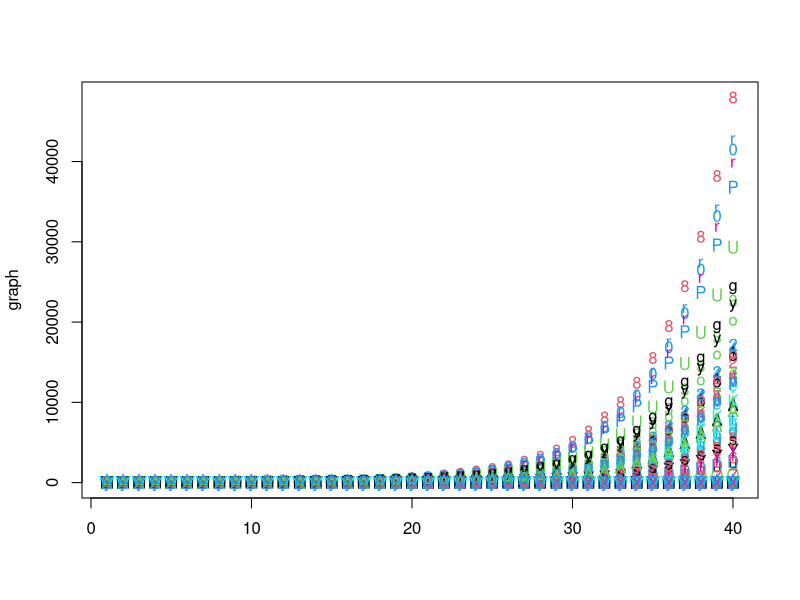
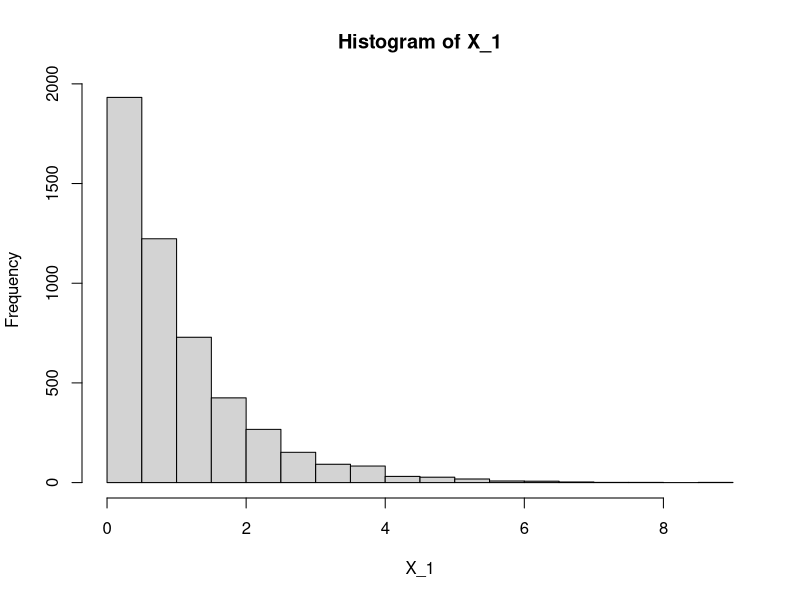
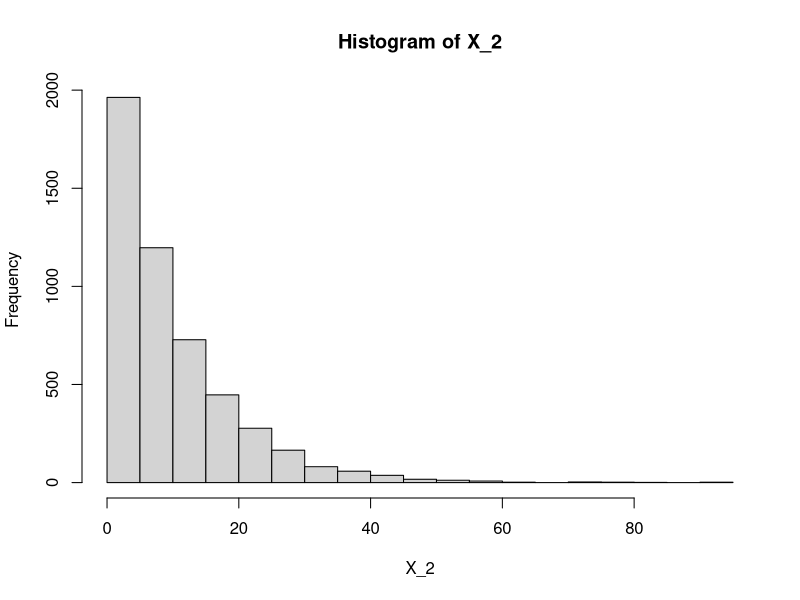
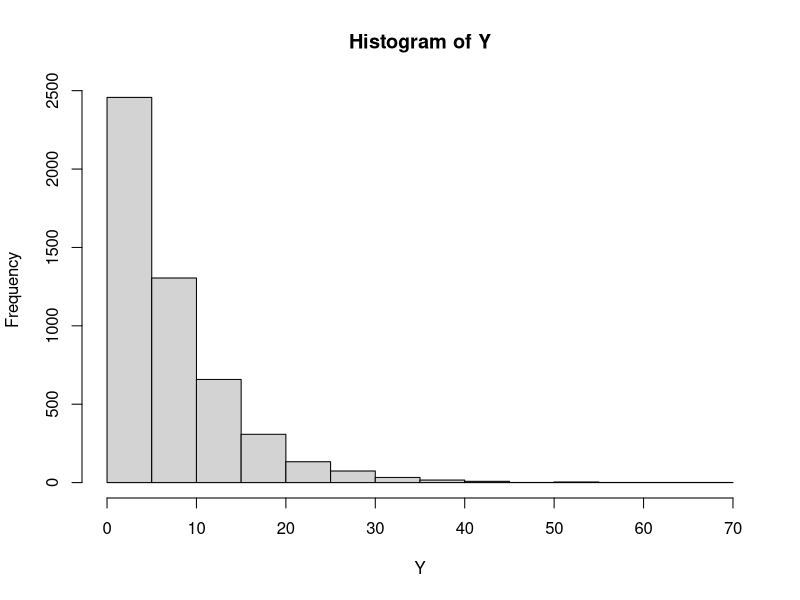
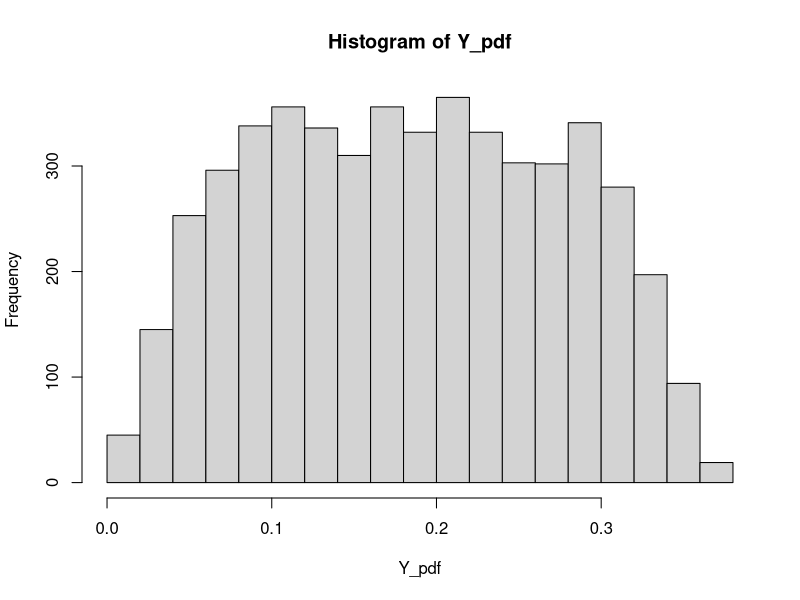
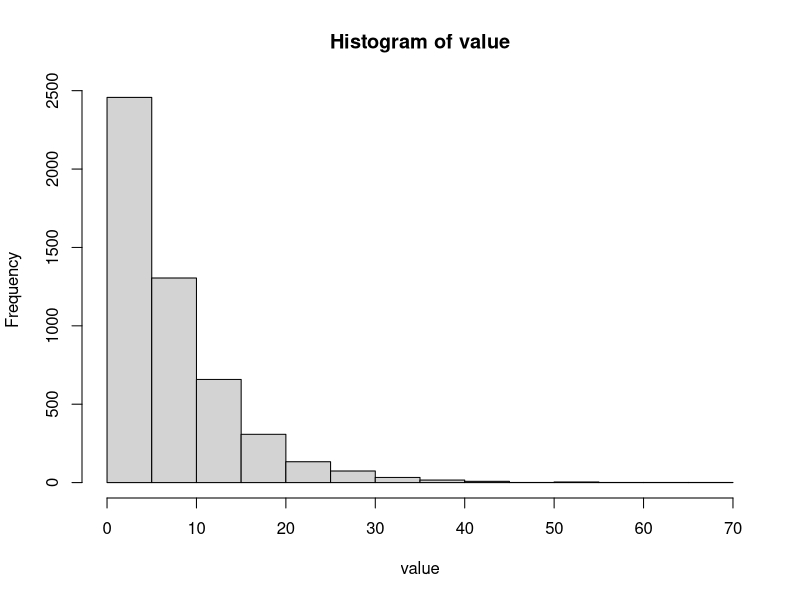
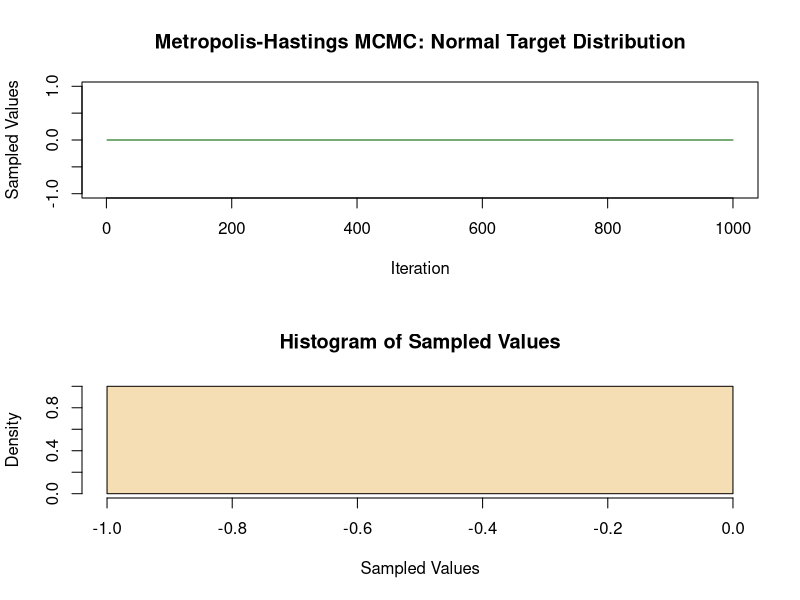

Here is the R script that generated these plots, in order: (Note: this script raises an error after producing the figures.)
#Midterm  -- Adarsh Kesireddy

#Problem 2 
branchingProcess <- function(number_of_generations, n, p){
  # negativie chances
  q = 1-p;
  
  #Create matrix
  X = c(1, rep(0,number_of_generations-1));
  
  #
  for(i in 2:number_of_generations){
    X[i]=sum(rbinom(X[i-1],n,p));
  }
  
  return(X);
}

branchingProcess(40,5,0.25)
graph <- replicate(100, branchingProcess(40,5,0.25))
matplot(graph)
colSums(graph)
mean(colSums(graph))
summary(graph)
sapply(graph,mean)
mean(graph)

#Problem 3 
hyperexpo <- function(number_of_samples,p_1,p_2,lambda_1,lambda_2){
  #X_1 with lambda_1
  X_1 = rexp(number_of_samples,lambda_1);
  hist(X_1);
  #X_2 with lambda_2
  X_2 = rexp(number_of_samples,lambda_2);
  hist(X_2);
  #equation
  Y = p_1*X_1 + p_2*X_2;
  hist(Y)
  #pdf of exponential distribution lambda*exp(-lambda*x)
  pdf_X_1 = lambda_1*exp((-lambda_1)*X_1);
  pdf_X_2 = lambda_2*exp((-lambda_2)*X_2);
  #hist(pdf_X_1);
  #hist(pdf_X_2);
  Y_pdf = p_1*pdf_X_1+p_2*pdf_X_2;
  hist(Y_pdf);
  return(Y);
}

value <-hyperexpo(5000,0.3,0.7,1,0.1)
hist(value)

#problem 4
MH_norm <- function(n, alpha,Y) 
{
  samples <- vector("numeric", n)
  x <- 0
  #x <- 10  # What happens if your initial value is far from the true distribution?
  samples[1] <- x
  for (i in 2:n) {
    innov <- Y
    proposal <- x + innov
    aprob <- min(1, dnorm(proposal,0,1)/dnorm(x,0,1))
    u <- runif(1)
    if (u < aprob){
      x <- proposal
    } 
    samples[i] <- x
  }
  samples
}


# Run the MH function above
run1 <- MH_norm(1000,1,value)

# Plot samples as a time series (partition the plot window into 2 panels)
par(mfrow=c(2,1))
plot(ts(run1), xlab="Iteration", ylab="Sampled Values", col="darkgreen",
     main="Metropolis-Hastings MCMC: Normal Target Distribution")

# Plot a histogram of sampled values
hist(run1, breaks=30, freq=FALSE, col="wheat", main="Histogram of Sampled Values", xlab="Sampled Values")
par(mfrow=c(1,1))


#Trying out
MH_norm <- function(n, alpha) 
{
  samples <- vector("numeric", n)
  x <- 0
  #x <- 10  # What happens if your initial value is far from the true distribution?
  samples[1] <- x
  for (i in 2:n) {
    innov <- runif(1, -alpha, alpha)
    proposal <- x + innov
    aprob <- min(1, dnorm(proposal,0,1)/dnorm(x,0,1))
    u <- runif(1)
    if (u < aprob){
      x <- proposal
    } 
    samples[i] <- x
  }
  samples
}


# Run the MH function above
run1 <- MH_norm(1000,1)

# Plot samples as a time series (partition the plot window into 2 panels)
par(mfrow=c(2,1))
par(mar = c(1,1))
plot(ts(run1), xlab="Iteration", ylab="Sampled Values", col="darkgreen",
     main="Metropolis-Hastings MCMC: Normal Target Distribution")

# Plot a histogram of sampled values
hist(run1, breaks=30, freq=FALSE, col="wheat", main="Histogram of Sampled Values", xlab="Sampled Values")
par(mfrow=c(1,1))
